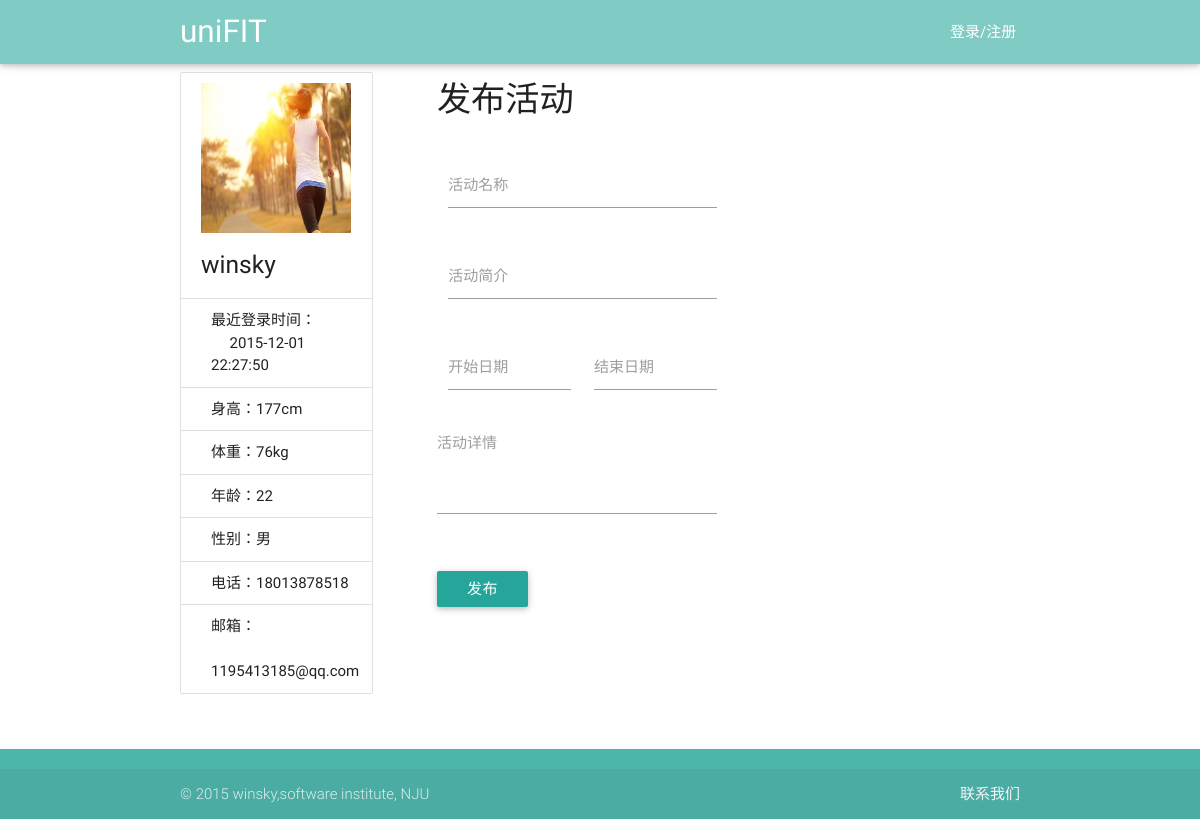
The app's page /view/releaseEvents.php?userName=winsky, older data.
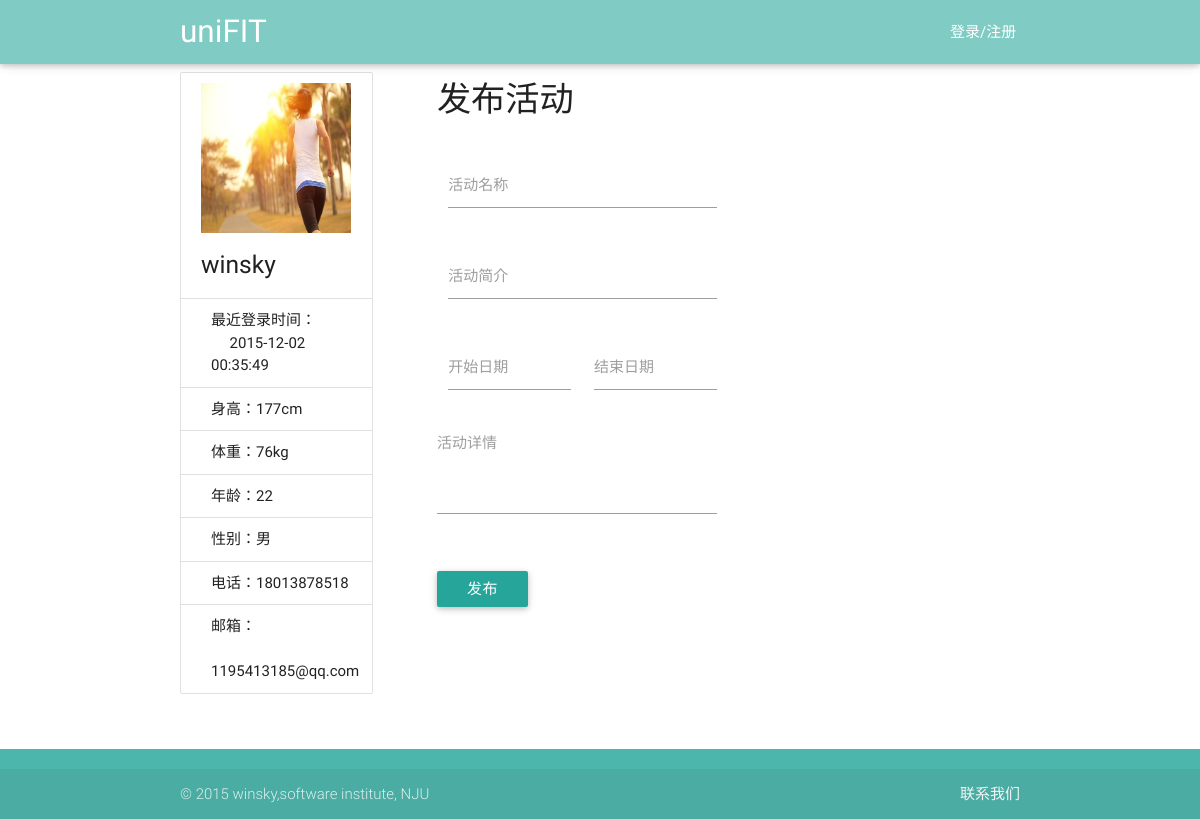
The same page, newer data.
### tables this page shows
CREATE TABLE user(id integer primary key,userName varchar(40),password int, type varchar(20) ,age int,sex varchar(20),height int,weight int,telephone varchar(40), email varchar(40),lastLoadTime date default '—');

### service/UserService.php (called while the page is built, shortened)
<?php
require_once('../utils/SqliteHelper.php');
require_once('../model/User.php');
class UserService {
    var $db_user_base_info = "user";
    var $DB = null;
    public function __construct() {
        $this->DB = new SqliteHelper('../data.db');
    }
    public function getUserByName($userName) {
        $sql = "select * from " . $this->db_user_base_info . " where userName='" . $userName . "' limit 1";
        $result = $this->DB->getList($sql);
        $rt = $result[0];
        $password = $rt["password"];
        $type = $rt["type"];
        $age = $rt["age"];
        $sex = $rt["sex"];
        $height = $rt["height"];
        $weight = $rt["weight"];
        $telephone = $rt["telephone"];
        $email = $rt["email"];
        $lastLoadTime = $rt["lastLoadTime"];
        $user = new User($userName, $age, $sex, $type, $password, $height, $weight, $email, $telephone);
        $user->setLastLoadTime($lastLoadTime);
        return $user;
    }
}

### utils/SqliteHelper.php (called while the page is built, shortened)
<?php
class SqliteHelper {
    function __construct($file) {
        try {
            $this->conn = new PDO('sqlite:' . $file);
        } catch (PDOException $e) {
            try {
                $this->conn = new PDO('sqlite2:' . $file);
            } catch (PDOException $e) {
                exit('error!');
            }
        }
    }
    function query($sql) {
        return $this->conn->query($sql);
    }
    function getList($sql) {
        $recordList = array();
        foreach ($this->RecordArray($sql) as $rstmp) {
            $recordList[] = $rstmp;
        }
        return $recordList;
    }
    function RecordArray($sql) {
        return $this->query($sql)->fetchAll();
    }
}

### model/User.php (called while the page is built, shortened)
<?php
class User {
    private $telephone = "";
    private $email = "";
    private $age = "";
    private $sex = "";
    private $height = "";
    private $weight = "";
    private $lastLoadTime="";
    public function __construct($userName, $age, $sex, $type, $password, $height, $weight, $email, $telephone) {
        $this->telephone = $telephone;
        $this->email = $email;
        $this->age = $age;
        $this->sex = $sex;
        $this->height = $height;
        $this->weight = $weight;
    }
    public function getTelephone() {
        return $this->telephone;
    }
    public function getEmail() {
        return $this->email;
    }
    public function getAge() {
        return $this->age;
    }
    public function getSex() {
        return $this->sex;
    }
    public function getHeight() {
        return $this->height;
    }
    public function getWeight() {
        return $this->weight;
    }
    public function getLastLoadTime() {
        return $this->lastLoadTime;
    }
    public function setLastLoadTime($lastLoadTime) {
        $this->lastLoadTime = $lastLoadTime;
    }
}

### view/releaseEvents.php (the view, shortened to what the changed rows need)
<!DOCTYPE html>
<html lang="en">
<head>
    <link href="../css/material_icons.css" rel="stylesheet" media="screen,projection">
    <link href="../css/materialize.css" type="text/css" rel="stylesheet" media="screen,projection"/>
    <link href="../css/style.css" type="text/css" rel="stylesheet" media="screen,projection"/>
    <link href="../css/showEvents.css" type="text/css" rel="stylesheet" media="screen,projection"/>
</head>
<body onload="write_header();write_footer();" id="top">
<div class="main container">
    <div class="row">
        <div class="col s12 l3">
            <ul class="collection with-header">
                <li class="collection-header">
                    <img src="../images/back1.jpg" width="150px" height="150px">
                    <?php
                    $userName = $_GET["userName"];
                    require_once("../service/UserService.php");
                    $userService = new UserService();
                    $user = $userService->getUserByName($userName);
                    $lastLoadTime = $user->getLastLoadTime();
                    $height = $user->getHeight()."cm";
                    $weight = $user->getWeight()."kg";
                    $age = $user->getAge();
                    $sex = $user->getSex();
                    $telephone = $user->getTelephone();
                    $email = $user->getEmail();
                    ?>
                    <h5 id="userName"><?php echo $userName; ?></h5>
                </li>
                <p class="collection-item">最近登录时间：<br> &nbsp;&nbsp;&nbsp;&nbsp; <?php echo $lastLoadTime ?></p>
                <p class="collection-item">身高：<?php echo $height ?></p>
                <p class="collection-item">体重：<?php echo $weight ?></p>
                <p class="collection-item">年龄：<?php echo $age ?></p>
                <p class="collection-item">性别：<?php echo $sex ?></p>
                <p class="collection-item">电话：<?php echo $telephone ?></p>
                <p class="collection-item">邮箱： <br> &nbsp; <?php echo $email ?></p>
            </ul>
        </div>
    </div>
</div>
</body>
</html>

Row changes from the older to the newer data that the page shows:
changed user "177cm": lastLoadTime "2015-12-01 22:27:50" → "2015-12-02 00:35:49"
